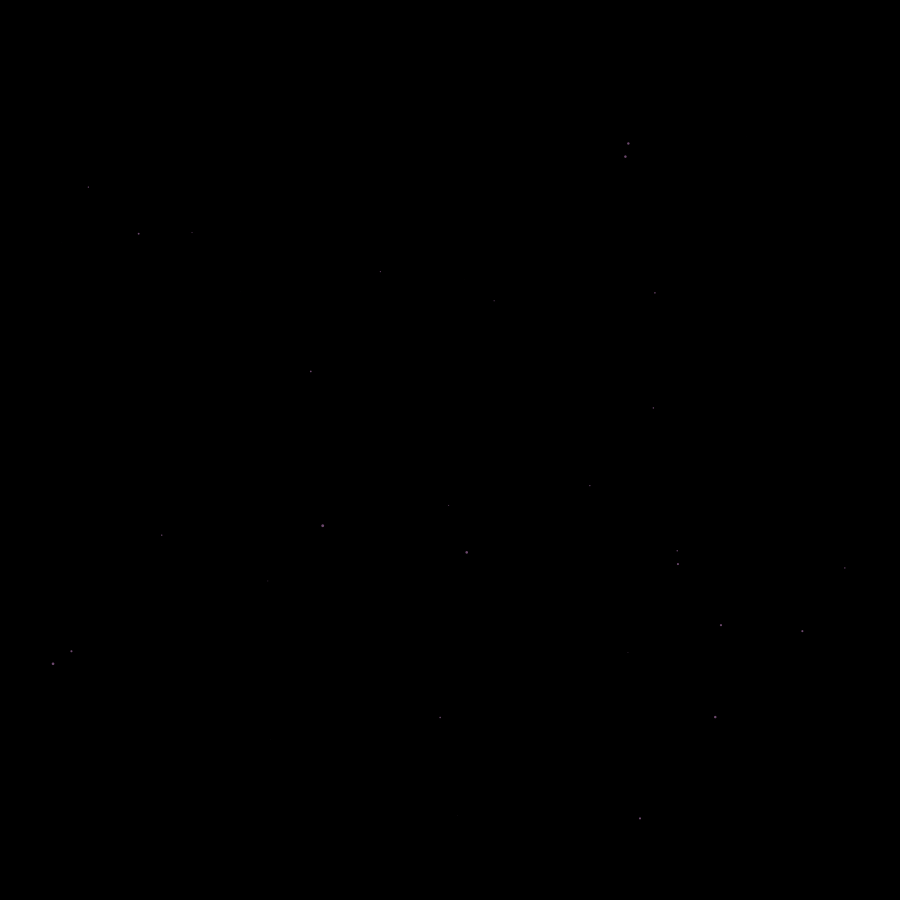
Frame 1 (no input)
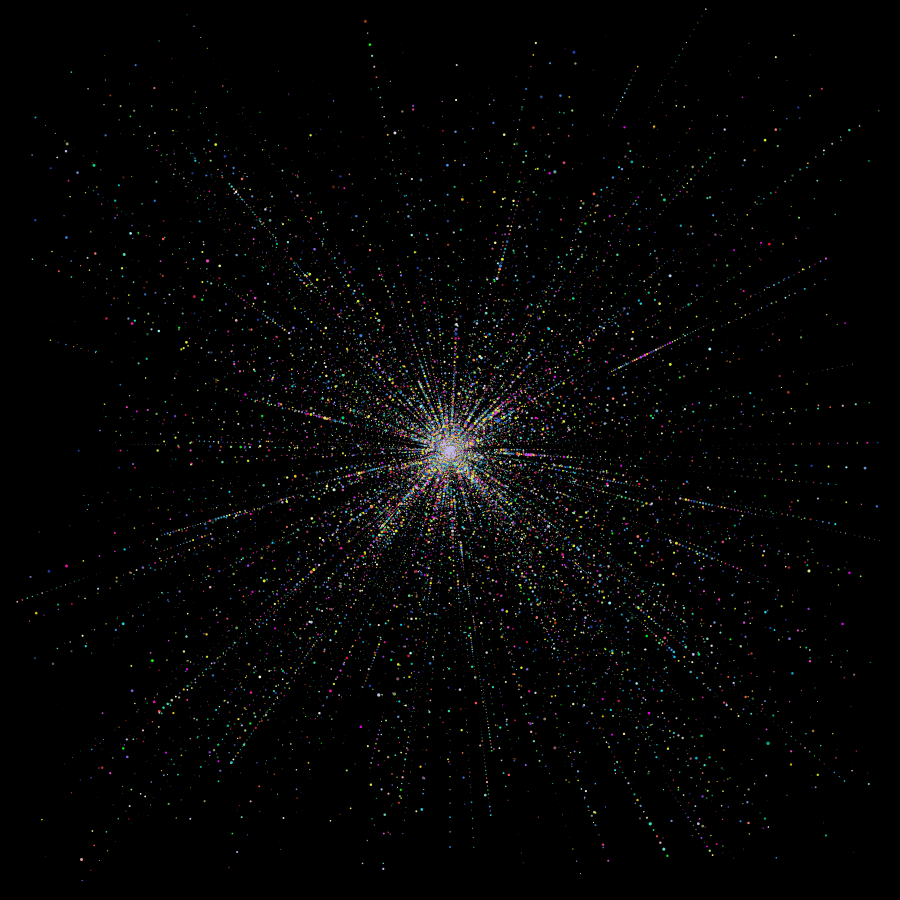
Frame 60 (the mouse pressed at the canvas centre just before this capture)
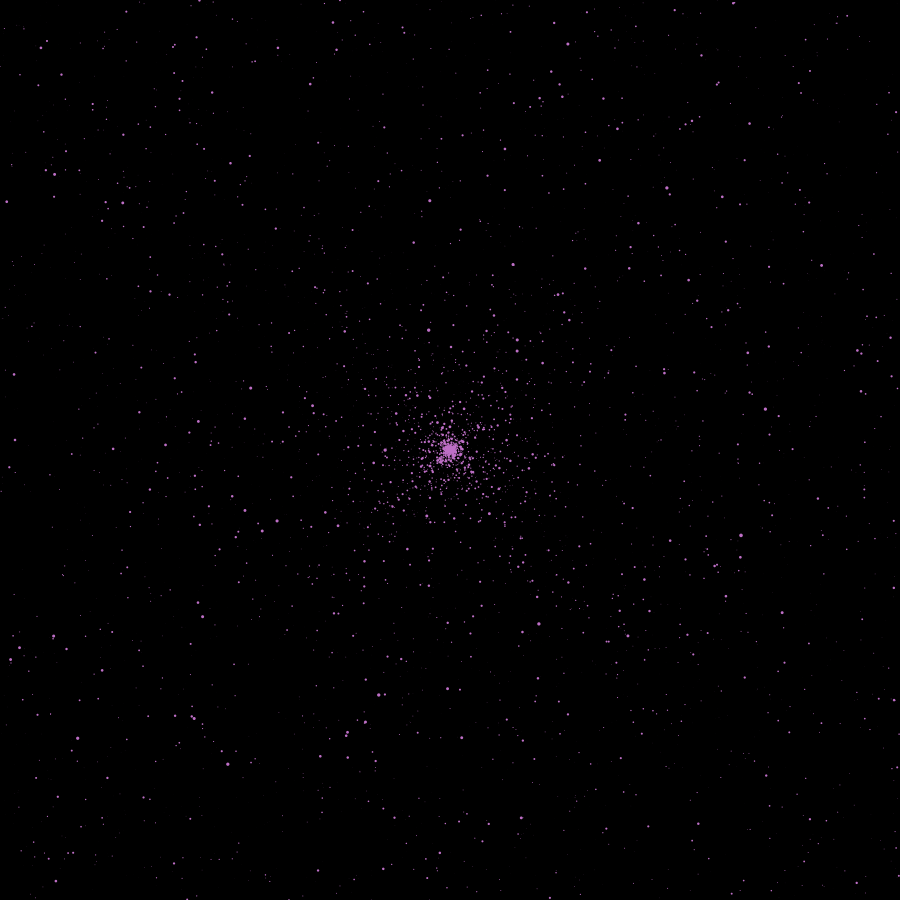
Frame 120 (the mouse held since frame 60 and released just before this capture)

The Processing sketch that drew these frames (run headless with seeded random() and noise(); from frame 60 on, the mouse is pressed at the canvas centre):

// Processing sketch: StarFlow
// ── StarFlow.pde
star neuerStern;
ArrayList<star> starArray = new ArrayList<star>();
float h2;//=height/2
float w2;//=width/2
float d2;//=diagonal/2
int numberOfStars = 20000;
int newStars =50;

void setup() {
  size(900, 900);
  w2=width/2;
  h2= height/2;
  d2 = dist(0, 0, w2, h2);
  noStroke();
  neuerStern= new star();
  frameRate(9000);
  background(0);
}
void draw() {
  fill(0, map(dist(mouseX, mouseY, w2, h2), 0, d2, 255, -10));
  rect(0, 0, width, height);
 
  neuerStern.render();
  for (int i = 0; i<newStars; i++) {   // star init
   fill(random(0,255),random(0,255),random(0,255));
    starArray.add(new star());
  }


  for (int i = 0; i<starArray.size(); i++) {
    if (starArray.get(i).x<0||starArray.get(i).x>width||starArray.get(i).y<0||starArray.get(i).y>height) starArray.remove(i);
    starArray.get(i).move();
    starArray.get(i).render();
  }
  if (starArray.size()>numberOfStars) {//
    for (int i = 0; i<newStars; i++) {
      starArray.remove(i);
    }
  }
}
// ── Class.pde
class star {
  float x, y, speed, d, age, sizeIncr;
  int grow;
  star() {
    x = random(width);
    y = random(height);
    speed = random(0.2, 5);
    grow= int(random(0, 2));
    if (grow==1)d = 0;
    else {
      d= random(0.2, 3);
    }
    age=0;
    sizeIncr= random(0, 0.03);
  }
  
  void render() {
    //determins death time
    age++;
    if (age<200) {
      if (grow==1) {
        d+=sizeIncr;
        if (d>3||d<-3) d=3;
      } else {
        if (d>3||d<-3) d=3;
        d= d+0.2-0.6*noise(x, y, frameCount);
      }
    } else {
      if (d>3||d<-3) d=3;
    }

//creates object
    ellipse(x, y, d*(map(noise(x, y, 0.001*frameCount), 0, 1, 0.2, 1.5)), d*(map(noise(x, y, 0.001*frameCount), 0, 1, 0.2, 1.5)));
  }
  
  void move() {
    
    
    //sets movement depending on mouse position
    x =x-map(mouseX, 0, width, -0.05*speed, 0.05*speed)*(w2-x); 
    y =y-map(mouseY, 0, height, -0.05*speed, 0.05*speed)*(h2-y);
  }
}
